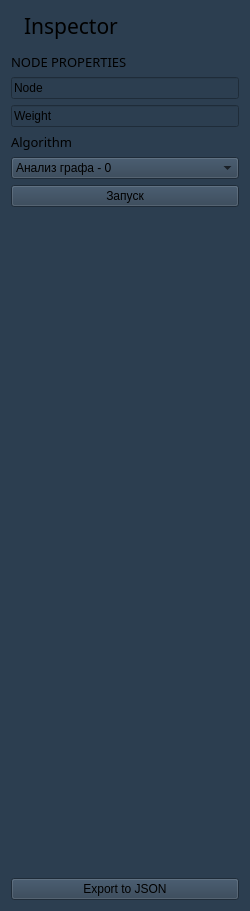
<?xml version="1.0" encoding="UTF-8"?>
<ui version="4.0">
 <class>Form</class>
 <widget class="QWidget" name="Form">
  <property name="geometry">
   <rect>
    <x>0</x>
    <y>0</y>
    <width>250</width>
    <height>911</height>
   </rect>
  </property>
  <property name="windowTitle">
   <string>Form</string>
  </property>
  <property name="styleSheet">
   <string notr="true">background-color: #2c3e50;</string>
  </property>
  <layout class="QGridLayout" name="gridLayout_3">
   <item row="9" column="0">
    <spacer name="verticalSpacer">
     <property name="orientation">
      <enum>Qt::Orientation::Vertical</enum>
     </property>
     <property name="sizeHint" stdset="0">
      <size>
       <width>20</width>
       <height>665</height>
      </size>
     </property>
    </spacer>
   </item>
   <item row="0" column="0">
    <layout class="QHBoxLayout" name="horizontalLayout">
     <item>
      <widget class="QLabel" name="label_2">
       <property name="enabled">
        <bool>true</bool>
       </property>
       <property name="sizePolicy">
        <sizepolicy hsizetype="Maximum" vsizetype="Preferred">
         <horstretch>0</horstretch>
         <verstretch>0</verstretch>
        </sizepolicy>
       </property>
       <property name="baseSize">
        <size>
         <width>16</width>
         <height>16</height>
        </size>
       </property>
       <property name="text">
        <string/>
       </property>
       <property name="pixmap">
        <pixmap>:/icons/Container.svg</pixmap>
       </property>
       <property name="wordWrap">
        <bool>false</bool>
       </property>
       <property name="openExternalLinks">
        <bool>false</bool>
       </property>
      </widget>
     </item>
     <item>
      <widget class="QLabel" name="label">
       <property name="font">
        <font>
         <family>Impact</family>
         <pointsize>16</pointsize>
        </font>
       </property>
       <property name="text">
        <string>Inspector</string>
       </property>
      </widget>
     </item>
    </layout>
   </item>
   <item row="2" column="0">
    <layout class="QGridLayout" name="gridLayout_2"/>
   </item>
   <item row="7" column="0">
    <widget class="QComboBox" name="algorithm_list">
     <item>
      <property name="text">
       <string>Анализ графа - 0</string>
      </property>
     </item>
     <item>
      <property name="text">
       <string>DFS (Обход в глубину) - 1</string>
      </property>
     </item>
     <item>
      <property name="text">
       <string>BFS (Поиск в ширину)</string>
      </property>
     </item>
    </widget>
   </item>
   <item row="1" column="0">
    <widget class="Line" name="line">
     <property name="orientation">
      <enum>Qt::Orientation::Vertical</enum>
     </property>
    </widget>
   </item>
   <item row="3" column="0">
    <widget class="QLabel" name="label_3">
     <property name="font">
      <font>
       <family>Helonia</family>
       <pointsize>10</pointsize>
       <italic>false</italic>
       <bold>false</bold>
       <strikeout>false</strikeout>
      </font>
     </property>
     <property name="mouseTracking">
      <bool>false</bool>
     </property>
     <property name="text">
      <string>NODE PROPERTIES</string>
     </property>
    </widget>
   </item>
   <item row="10" column="0">
    <widget class="QPushButton" name="pushButton_Export">
     <property name="text">
      <string>Export to JSON</string>
     </property>
    </widget>
   </item>
   <item row="4" column="0">
    <widget class="QLineEdit" name="lineEdit_Node">
     <property name="text">
      <string>Node</string>
     </property>
    </widget>
   </item>
   <item row="6" column="0">
    <widget class="QLabel" name="label_4">
     <property name="font">
      <font>
       <family>Helonia</family>
       <pointsize>10</pointsize>
       <strikeout>false</strikeout>
       <kerning>false</kerning>
      </font>
     </property>
     <property name="text">
      <string>Algorithm</string>
     </property>
    </widget>
   </item>
   <item row="5" column="0">
    <widget class="QLineEdit" name="lineEdit_Weight">
     <property name="text">
      <string>Weight</string>
     </property>
    </widget>
   </item>
   <item row="8" column="0">
    <widget class="QPushButton" name="btnStartAlgo">
     <property name="text">
      <string>Запуск</string>
     </property>
    </widget>
   </item>
  </layout>
 </widget>
 <resources>
  <include location="../../test.qrc"/>
 </resources>
 <connections/>
</ui>
